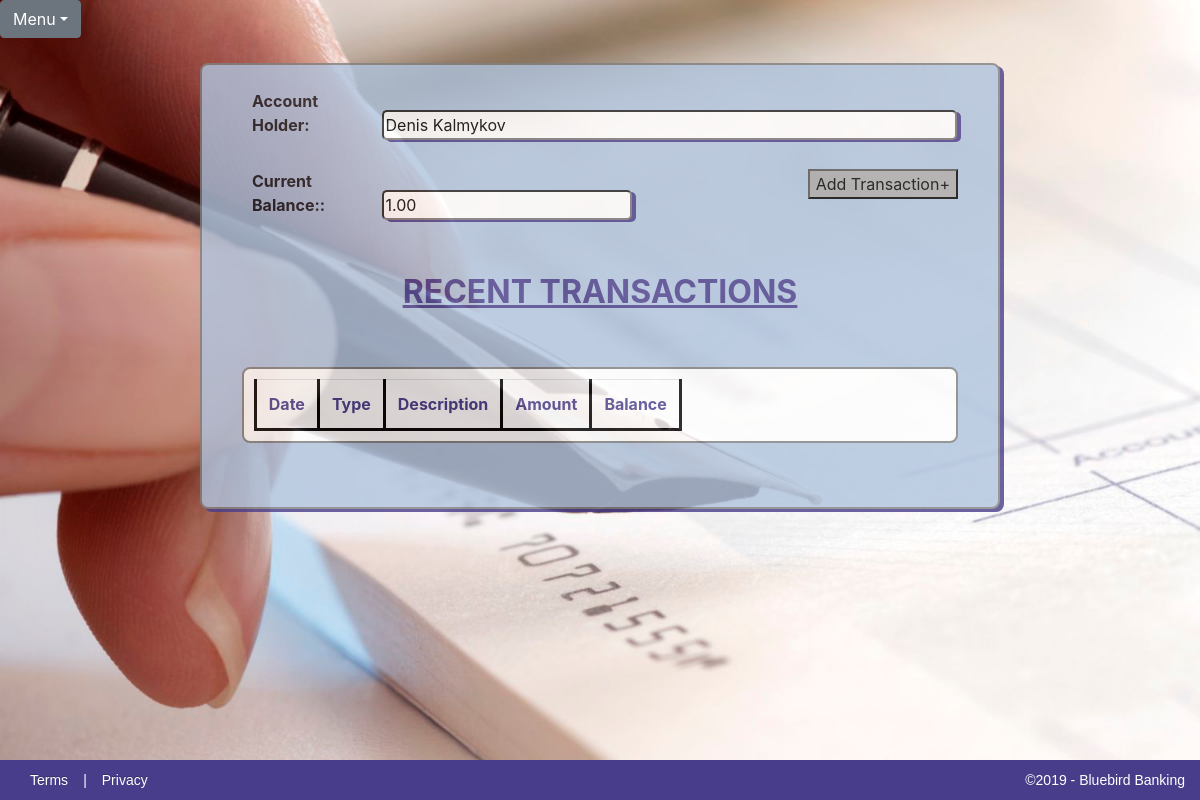
/1/balance/, run on an earlier commit of the app's database.
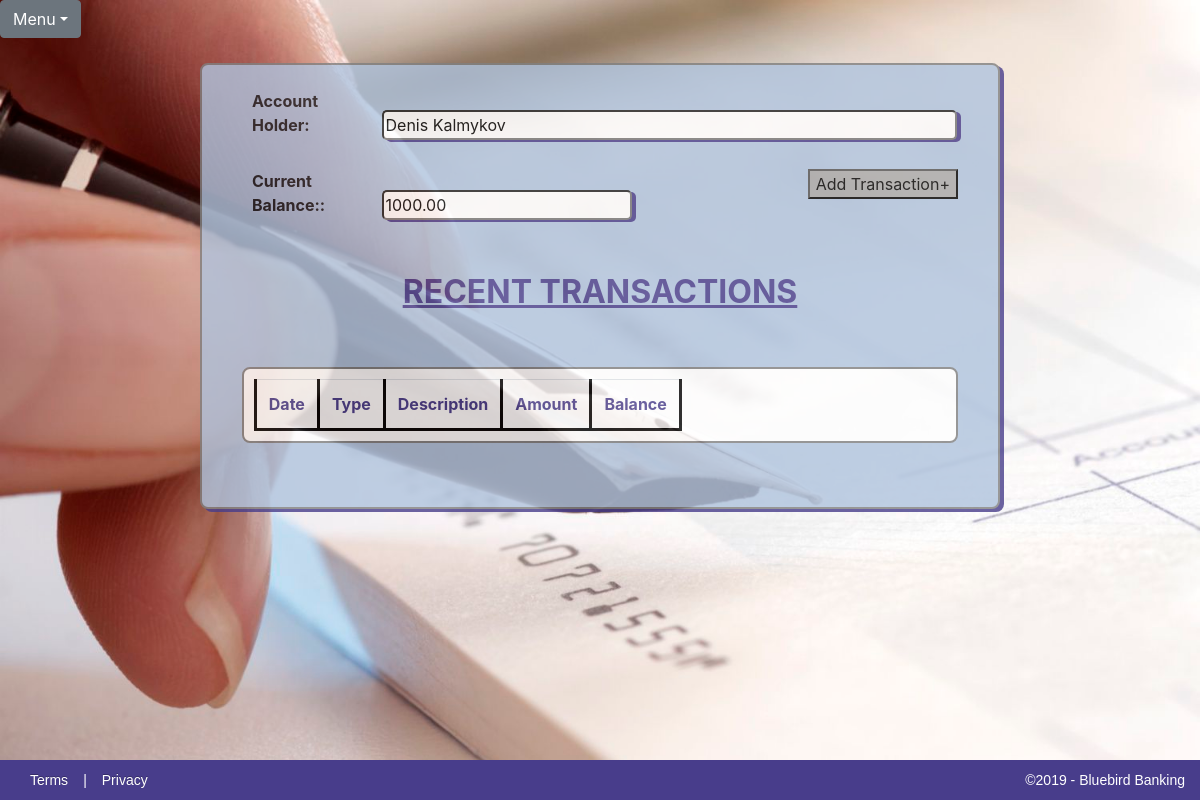
And on a later commit of the database.
### Checkbook/models.py (models this page shows)
class Account(models.Model):
    first_name = models.CharField(max_length=50)
    last_name = models.CharField(max_length=50)
    initial_deposit = models.DecimalField(max_digits=15, decimal_places=2)
    Accounts = models.Manager()
    def __str__(self):
        return self.first_name + ' ' + self.last_name

### Checkbook/views.py (the view, shortened to what this page needs)
# urls.py: path('balance', views.balance, name='balance'),
def balance(request, pk):
    account = get_object_or_404(Account, pk=pk)
    transactions = Transaction.Transactions.filter(account=pk)
    current_total = account.initial_deposit
    table_contents = {}
    content = {'account': account, 'table_contents': table_contents, 'balance': current_total}
    return render(request, 'checkbook/BalanceSheet.html', content)

### Checkbook/templates/checkbook/BalanceSheet.html (shortened to what this page needs)
{% extends 'checkbook_base.html' %}
{% block content %}
			<div id="all-transactions-form">
				<form>
					<br>
					<label>Account Holder:</label>
					<input id="accountholder" type="text" name="accountHolder" value="{{ account }}" readonly><br><br>
					<label>Current Balance::</label>
					<input id="balance" type="text" name="currentBalance" value="{{ balance }}" readonly>
					<button type="button"><a href="{% url 'transaction' %}">Add Transaction+</a></button>
				</form>
				<br><br>
			</div>
			<h2>RECENT TRANSACTIONS</h2>
			<table class="table table-responsive" id ="transactions-table">
			<tr id="headerRow">
				<th>Date</th>
				<th>Type</th>
				<th>Description</th>
				<th>Amount</th>
				<th>Balance</th>
			</tr>
			<br><br>
			</table>
{% endblock %}

### Checkbook/templates/checkbook_base.html (shortened to what this page needs)
{% load static %}
<!DOCTYPE html>
<html lang="en">
	<head>
		<link rel="stylesheet" href="{% static '/CSS/CheckbookApp.css' %}">
		<link rel="stylesheet" href="https://stackpath.bootstrapcdn.com/bootstrap/4.3.1/css/bootstrap.min.css">
		<link rel="stylesheet" href="https://maxcdn.bootstrapcdn.com/font-awesome/4.7.0/css/font-awesome.min.css">
	</head>
	<header>
		<div class="JavaScriptDropdown">
			<div class="btn-group">
				<button type="button" class="btn btn-secondary dropdown-toggle" data-toggle="dropdown">Menu</button>
			</div>
		</div>
	</header>
	<body id="body">
		<div class="checkbook-container">
			{% block content %}{% endblock %}
			<br><br>
		</div>
		<section id="block-footer">
			<p id="footer-right"><a href="#">Terms</a>|<a href="#">Privacy</a></p>
			<p id="footer-left">&copy;2019 - Bluebird Banking</p>
		</section>
	</body>
</html>

### Checkbook/static/CSS/CheckbookApp.css (style rules this page uses)
html, body { height: cover; width: cover; }
body { font-family: Lucida Sans Unicode; text-align: center; background-image: url('../../static/images/CheckCalligraphyPen.jpg'); -webkit-background-size: cover; -moz-background-size: cover; -o-background-size: cover; background-size: cover; overflow: scroll; background-repeat: no-repeat; }
label { width: 125px; margin-left: 50px; font-weight: bold; opacity: initial; }
input, select { width: 500px; border-radius: 5px; box-shadow: 4px 2px darkslateblue; }
th { border: 3px solid black; }
#headerRow { color: darkslateblue; text-align: center; }
.JavaScriptDropdown { position: relative; margin-top: 0; }
.checkbook-container { opacity: 0.8; position: relative; width: 800px; height: auto; border-radius: 8px; border: 2px solid gray; box-shadow: 4px 3px darkslateblue; margin-left: auto; margin-right: auto; margin-top: 25px; background-color: lightsteelblue; }
.checkbook-container h2 { color: darkslateblue; font-size: 32px; font-weight: bold; text-align: center; text-decoration: underline; }
#all-transactions-form { position: relative; }
#all-transactions-form button { background-color: darkgray; position: relative; right: 40px; float: right; }
#accountholder { width: 575px; }
#balance { width: 250px; }
#transactions-table { background-color:white; width: 90%; height: auto; margin-right: auto; margin-left: auto; padding: 10px; border: 2px solid gray; border-collapse: collapse; border-radius: 8px; table-layout: auto; float: center; position: relative; }
.checkbook-container button, .new-account-button { background-color: darkgray; display: block; margin-left: auto; margin-right: auto; }
button a, button a:hover { text-decoration: none; text-align: center; color:black; }
#block-footer { clear: both; display: flex; width: 100%; -moz-box-sizing: border-box; margin: 0 auto; background-color: darkslateblue; position: fixed; bottom: 0; height: 40px; }
#block-footer a, #block-footer p { flex: 1; color: white; padding: 15px 15px; font-size: 14px; line-height: 10px; font-family:'PT Sans', Arial, Helvetica, sans-serif; }
#footer-left { width: 40%; text-align: right; }
#block-footer { float:left; clear:both; width:100%; }
#block-footer a { color: white; text-shadow: 0 -1px 0 rgba(0, 0, 0, 0.25); text-decoration: none; outline: medium none; }

What changed in the data, as far as the page shows it:
changed Account "Denis Kalmykov": currentBalance "1.00" → "1000.00"
